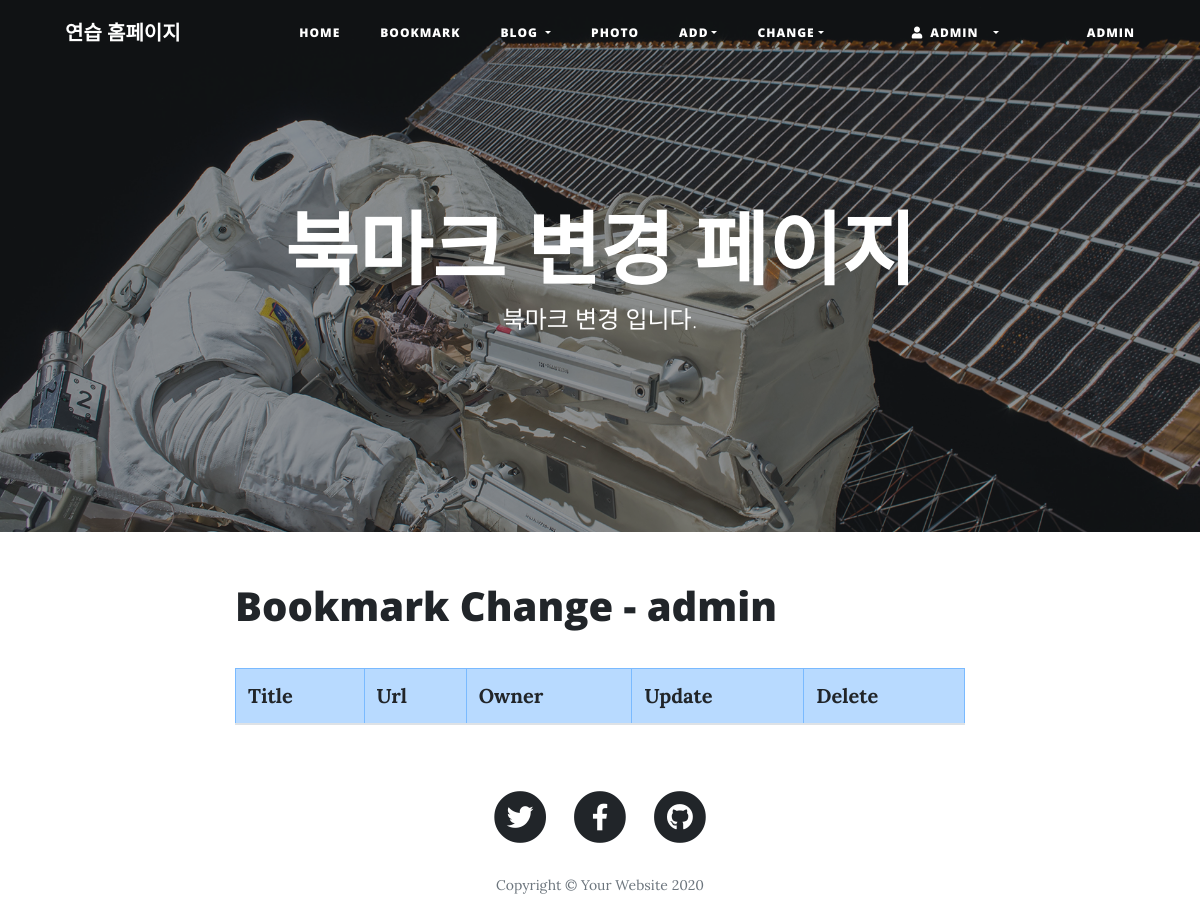
The page /bookmark/change/ (signed in) on the database as committed earlier.
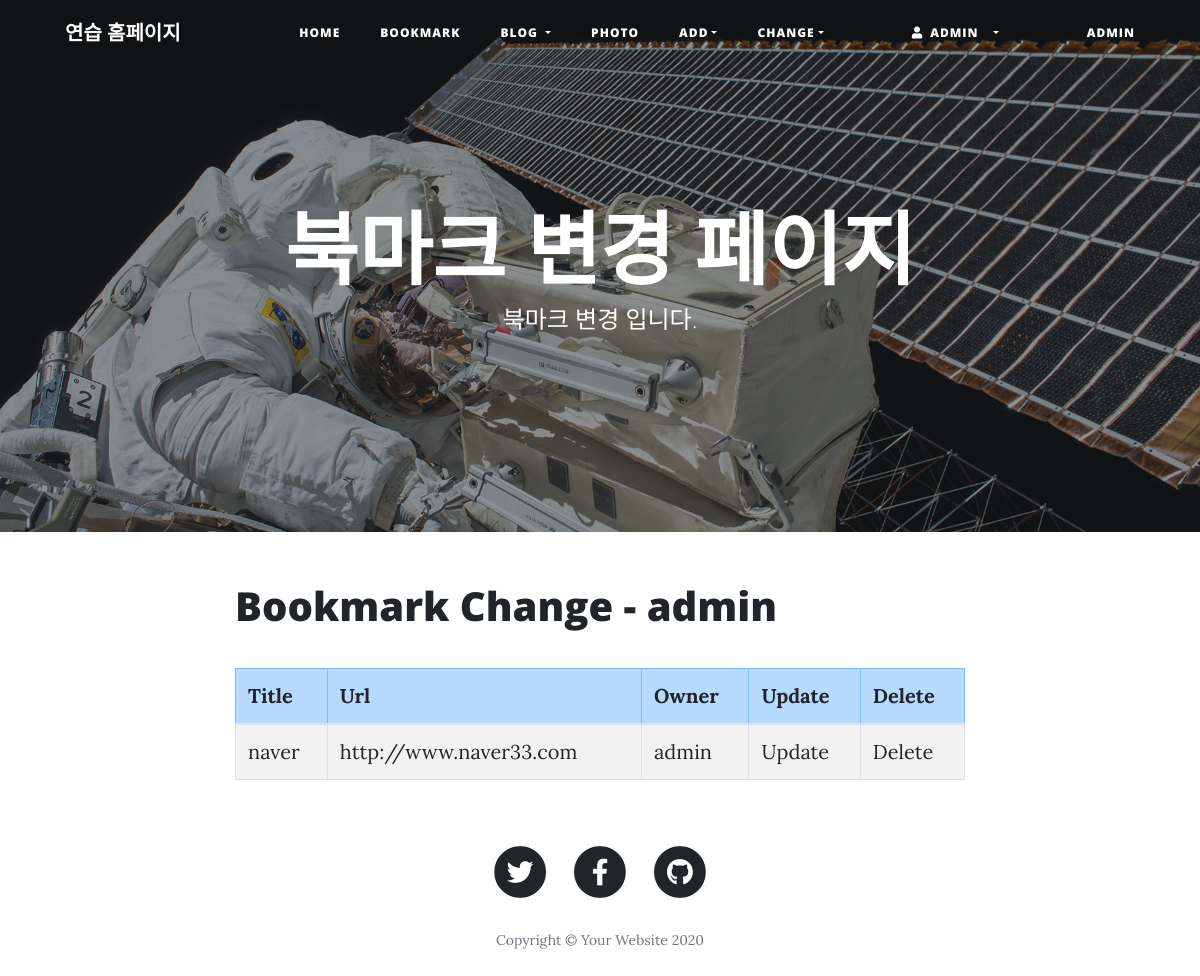
The same page on the database as committed later.
### bookmark/models.py (models this page shows, shortened)
class Bookmark(models.Model):
    title = models.CharField('TITLE', max_length=100, blank=True)
    url = models.URLField('URL', unique=True)
    owner = models.ForeignKey(User, on_delete=models.CASCADE, blank=True, null=True)

### bookmark/views.py (the view)
# urls.py: path('change/', views.BookmarkChangeLV.as_view(), name="change",),
class BookmarkChangeLV(LoginRequiredMixin, ListView):
    template_name = 'bookmark/bookmark_change_list.html'
    def get_queryset(self):
        return Bookmark.objects.filter(owner=self.request.user)

### bookmark/templates/bookmark/bookmark_change_list.html (shortened to what this page needs)
{% extends "base.html" %}
{% load static %}
{% block header %}
<header class="masthead" style="background-image: url({% static 'img/post-bg.jpg' %})">
    <div class="overlay"></div>
    <div class="container">
      <div class="row">
        <div class="col-lg-8 col-md-10 mx-auto">
          <div class="site-heading">
            <h1>북마크 변경 페이지</h1>
            <span class="subheading">북마크 변경 입니다.</span>
          </div>
        </div>
      </div>
    </div>
  </header>
{% endblock %}
{% block content %}
<div class ="container">
    <div class="row">
      <div class="col-lg-8 col-md-10 mx-auto">
        <h1>Bookmark Change - {{user}}</h1>
        <br>
        <table class="table table-bordered table-condensed table-striped">
            <thead>
                <tr class="table-primary">
                    <th>Title</th>
                    <th>Url</th>
                    <th>Owner</th>
                    <th>Update</th>
                    <th>Delete</th>
                </tr>
            </thead>
            <tbody>
                {% for item in object_list %}
                <tr>
                    <td>{{ item.title }}</td>
                    <td>{{ item.url }}</td>
                    <td>{{ item.owner }}</td>
                    <td><a href="{% url 'bookmark:update' item.id %}">Update</a></td>
                    <td><a href="{% url 'bookmark:delete' item.id %}">Delete</a></td>
                </tr>
                {% endfor %}
            </tbody>
        </table>
      </div>
    </div>
</div>
{% endblock %}

### templates/base.html (shortened to what this page needs)
<!DOCTYPE html>
{% load static %}
<html lang="en">
<head>
  <link href="{% static 'vendor/bootstrap/css/bootstrap.min.css' %}" rel="stylesheet">
  <link href="{% static 'vendor/fontawesome-free/css/all.min.css' %}" rel="stylesheet" type="text/css">
  <link href="{% static 'css/clean-blog.min.css' %}" rel="stylesheet">
</head>
<body>
  <nav class="navbar navbar-expand-lg navbar-light fixed-top" id="mainNav">
    <div class="container">
      <a class="navbar-brand" href={% url 'home' %}>연습 홈페이지</a>
      <div class="collapse navbar-collapse" id="navbarResponsive">
        <ul class="navbar-nav ml-auto">
          <li class="nav-item">
            <a class="nav-link" href= {% url 'home' %}>Home</a>
          </li>
          <li class="nav-item">
            <a class="nav-link" href= {% url 'bookmark:index' %}>Bookmark</a>
          </li>
          <li class="nav-item dropdown">
            <a class="nav-link dropdown-toggle" href= "#" id="navbarDropdown" role="button" data-toggle="dropdown" aria-haspopup="true" aria-expanded="false">
              Blog
            </a>
          </li>
          <li class="nav-item">
            <a class="nav-link" href= {% url 'photo:index' %}>Photo</a>
          </li>
          <li class="nav-item dropdown">
            <a class="nav-link dropdown-toggle" href= "#" id="navbarDropdown" role="button" data-toggle="dropdown" aria-haspopup="true" aria-expanded="false">Add</a>
          </li>
          <li class="nav-item dropdown">
            <a class="nav-link dropdown-toggle" href= "#" id="navbarDropdown" role="button" data-toggle="dropdown" aria-haspopup="true" aria-expanded="false">Change</a>
          </li>
          <ul class="navbar-nav ml-5 mr-5">
            <li class="nav-item dropdown">
              {% if user.is_active %}
              <a class="nav-link dropdown-toggle" href= "#" id="navbarDropdown" role="button" data-toggle="dropdown" aria-haspopup="true" aria-expanded="false">
                <i class="fas fa-user"></i>&ensp;{% firstof user.get_short_name user.get_username %}&ensp;
              </a>
              {% endif %}
            </li>
          </ul>
          <li class="nav-item">
            <a class="nav-link" href= {% url 'admin:index' %}>Admin</a>
          </li>
        </ul>
      </div>
    </div>
  </nav>
{% block header %}
{% endblock %}
{% block content %}
{% endblock %}
  <footer>
    <div class="container">
      <div class="row">
        <div class="col-lg-8 col-md-10 mx-auto">
          <ul class="list-inline text-center">
            <li class="list-inline-item">
              <a href="#">
                <span class="fa-stack fa-lg">
                  <i class="fas fa-circle fa-stack-2x"></i>
                  <i class="fab fa-twitter fa-stack-1x fa-inverse"></i>
                </span>
              </a>
            </li>
            <li class="list-inline-item">
              <a href="#">
                <span class="fa-stack fa-lg">
                  <i class="fas fa-circle fa-stack-2x"></i>
                  <i class="fab fa-facebook-f fa-stack-1x fa-inverse"></i>
                </span>
              </a>
            </li>
            <li class="list-inline-item">
              <a href="#">
                <span class="fa-stack fa-lg">
                  <i class="fas fa-circle fa-stack-2x"></i>
                  <i class="fab fa-github fa-stack-1x fa-inverse"></i>
                </span>
              </a>
            </li>
          </ul>
          <p class="copyright text-muted">Copyright &copy; Your Website 2020</p>
        </div>
      </div>
    </div>
  </footer>
</body>
</html>

Rows that differ between the two databases and show on the page:
added Bookmark: title "naver", url "http://www.naver33.com", owner "admin"
